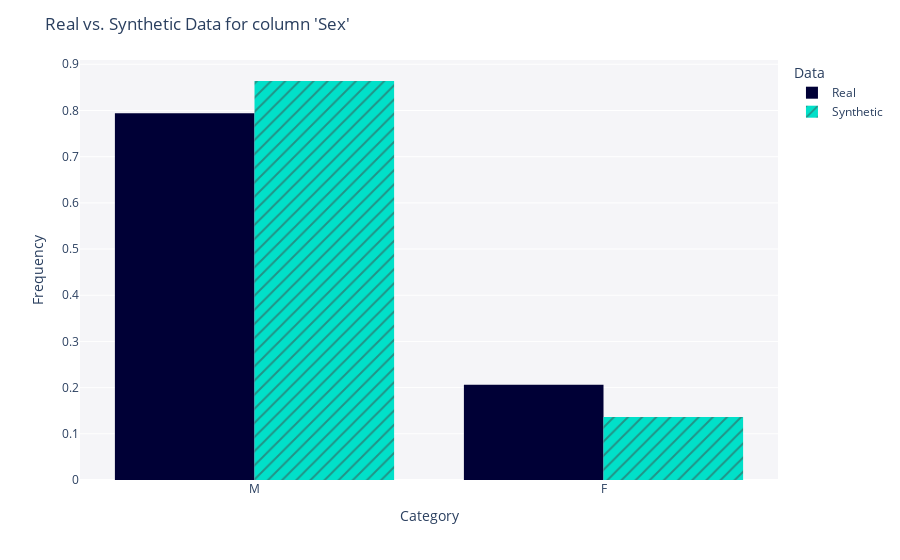

The cell this chart's notebook holds for it:
### Code cell
get_column_plot(
    real_data=df_real,
    synthetic_data=df_fake,
    metadata=metadata,
    column_name='Sex'
)

### Figure 1 — Plotly figure (JSON) as saved in the notebook; plotly's stock layout.template omitted (floating-point values rounded to 4 significant figures; data arrays with more than 128 entries replaced by an {"elided": "..."} marker saying what was removed)
{"data": [{"alignmentgroup": "True", "bingroup": "x", "histnorm": "probability density", "hovertemplate": "<b>Real</b><br>Frequency: %{y}<extra></extra>", "legendgroup": "Real", "marker": {"color": "#000036", "pattern": {"shape": ""}}, "name": "Real", "offsetgroup": "Real", "orientation": "v", "showlegend": true, "type": "histogram", "x": {"elided": "5000 str values"}, "xaxis": "x", "yaxis": "y"}, {"alignmentgroup": "True", "bingroup": "x", "histnorm": "probability density", "hovertemplate": "<b>Synthetic</b><br>Frequency: %{y}<extra></extra>", "legendgroup": "Synthetic", "marker": {"color": "#01E0C9", "pattern": {"shape": "/"}}, "name": "Synthetic", "offsetgroup": "Synthetic", "orientation": "v", "showlegend": true, "type": "histogram", "x": {"elided": "5000 str values"}, "xaxis": "x", "yaxis": "y"}], "layout": {"barmode": "group", "legend": {"title": {"text": "Data"}, "tracegroupgap": 0}, "margin": {"t": 60}, "plot_bgcolor": "#F5F5F8", "title": {"text": "Real vs. Synthetic Data for column 'Sex'"}, "xaxis": {"anchor": "y", "domain": [0, 1], "title": {"text": "Category"}}, "yaxis": {"anchor": "x", "domain": [0, 1], "title": {"text": "Frequency"}}}}
